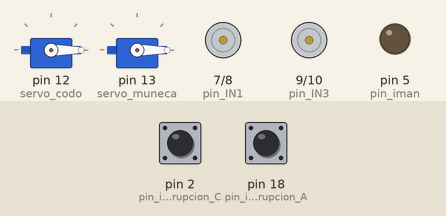
Recording of a program running on a simulated Arduino Mega 2560, built with avr-gcc and run on an emulated ATmega2560. Parts: 2 × servo, motor-driver pin pairs drawn as motors (green arrow = first pin HIGH = forward, orange = second pin HIGH = backward, longer = more drive, scaled by the enable pin), output pins drawn as LEDs (lit = HIGH). Inputs (shaded band) come from the test bench; at power-on: pin 2 (pin_interrupcion_C) HIGH, pin 18 (pin_interrupcion_A) HIGH. What the program prints to the serial monitor is not drawn.

Above: at 0.1 s.
Timing chart, 0 to 1.6 s (numbered marks = the images above):
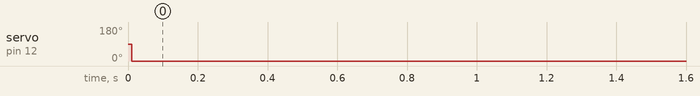

The program:

main.cpp
```cpp
#include <Arduino.h>

#include <Encoder_cintura.h>
#include <Driver_cintura.h>
#include <PID_cintura.h>

#include <Encoder_hombro.h>
#include <Driver_hombro.h>
#include <PID_hombro.h>

#include <Servo.h>

#include <Cinematica.h>
#include <Trayectoria.h>

#include <MandoNunchuck.h>

#include <Electroiman.h>


using namespace std;


//Creamos dos servos
Servo servo_codo, servo_muneca;

// Variables para ver si hay cambio en los servos
float ultimo_codo = 90.0;
float ultima_muneca = 0.0;

unsigned long ultimo_tiempo = 0;
const int ciclo_ms = 10; // El robot pensará cada 10ms (100 veces por segundo)

// --- SEGURO DE EMERGENCIA ---
bool emergencia_activa = false;
unsigned long t_bloqueo_cintura = 0;
unsigned long t_bloqueo_hombro = 0;

const int UMBRAL_CINTURA = 40; // 5.4 grados de margen
const int UMBRAL_HOMBRO = 30;  // 4.3 grados de margen (más relajado para 5000 pasos)
const int TIEMPO_MAX_BLOQUEO_CINTURA = 1000;  // 0.5 segundos
const int TIEMPO_MAX_BLOQUEO_HOMBRO = 1000;  // 0.5 segundos


void disparar_emergencia(String motivo);

void setup()
{
  Serial.begin(115200); // Para ver los pasos en el monitor

  servo_codo.write(90);
  servo_muneca.write(0);
  servo_codo.attach(12);
  servo_muneca.attach(13);

  encoder_cintura_init();
  encoder_hombro_init();
  driver_cintura_init();
  driver_hombro_init();

  nunchuck_init();

  iman_init();

}

void loop()
{

  float pos_objetivo_cintura, pos_objetivo_hombro, objetivo_codo, objetivo_muneca;

  if (millis() - ultimo_tiempo >= ciclo_ms)  //Para no saturar con el nunchuck
  {
    ultimo_tiempo = millis();

    // Si la emergencia ha saltado, bloqueamos todo el pensamiento del robot
    if (emergencia_activa) return;

    manejar_nunchuck_y_cinematica(pos_objetivo_cintura, pos_objetivo_hombro,  objetivo_codo, objetivo_muneca);

    // Solo escribimos al servo si el objetivo ha cambiado realmente
    if (abs(objetivo_codo - ultimo_codo) > 0.5)
    {
        servo_codo.write((int)objetivo_codo);
        ultimo_codo = objetivo_codo;
    }

    if (abs(objetivo_muneca - ultima_muneca) > 0.5)
    {
        servo_muneca.write((int)objetivo_muneca);
        ultima_muneca = objetivo_muneca;
    }


    float u = control_pos_cintura(pos_encoder_cintura, pos_objetivo_cintura);
    float u_hombro = control_pos_hombro(pos_encoder_hombro, pos_objetivo_hombro);


    //CINTURA
    int dir_cintura = (u >= 0) ?  1 : -1;
    float pwr_cintura = fabs(u);

    // Limitamos la potencia máxima para no forzar el driver
    if (pwr_cintura > 200) pwr_cintura = 200;

    // Zona muerta Cintura
    if (fabs(pos_objetivo_cintura - pos_encoder_cintura) < 10)
    {
      pwr_cintura = 0;
    }
    else if (pwr_cintura > 0 && pwr_cintura < 100)
    {
      pwr_cintura = 100;
    }

    // 1. Vigilancia Cintura
    float error_cintura = fabs(pos_objetivo_cintura - pos_encoder_cintura);
    if (pwr_cintura >= 199 && error_cintura > UMBRAL_CINTURA)
    {
      if (t_bloqueo_cintura == 0)
      {
        t_bloqueo_cintura = millis();
      }
      if (millis() - t_bloqueo_cintura > TIEMPO_MAX_BLOQUEO_CINTURA) {
        disparar_emergencia("CINTURA BLOQUEADA");
        return;
      }
    }
    else
    {
      t_bloqueo_cintura = 0;
    }

    // Enviamos orden Cintura
    manejo_driver_cintura(dir_cintura, pwr_cintura, pin_ENA, pin_IN1, pin_IN2);


    //HOMBRO
    int dir_hombro = (u_hombro >= 0) ? -1 : 1;//Confirmar esto
    float pwr_hombro = fabs(u_hombro);

    if (pwr_hombro > 200) pwr_hombro = 200;

    // Zona muerta Hombro
    if (fabs(pos_objetivo_hombro - pos_encoder_hombro) < 10)
    {
      pwr_hombro = 0;
    }
    else if (pwr_hombro > 0 && pwr_hombro < 100)
    {
      pwr_hombro = 100;
    }

    // 2. Vigilancia Hombro
    float error_hombro = fabs(pos_objetivo_hombro - pos_encoder_hombro);
    if (pwr_hombro >= 199 && error_hombro > UMBRAL_HOMBRO)
    {
      if (t_bloqueo_hombro == 0)
      {
        t_bloqueo_hombro = millis();
      }
      if (millis() - t_bloqueo_hombro > TIEMPO_MAX_BLOQUEO_HOMBRO) {
        disparar_emergencia("HOMBRO BLOQUEADO");
        return;
      }
    }
    else
    {
      t_bloqueo_hombro = 0;
    }

    //Enviamos orden hombro
    manejo_driver_hombro(dir_hombro, pwr_hombro, pin_ENB, pin_IN3, pin_IN4);

    nunchuck_debug_teleplot();
    // 1. Posición Objetivo vs Actual (Para ver el error)
    Serial.print(">objetivo_hombro:");
    Serial.println(pos_objetivo_hombro);

    Serial.print(">actual_hombro:");
    Serial.println(pos_encoder_hombro);

    // 2. Potencia aplicada (Para ver si el motor está al límite)
    // Multiplicamos por dir_hombro para ver si la fuerza es hacia arriba o hacia abajo
    Serial.print(">pwr_hombro:");
    Serial.println(pwr_hombro * dir_hombro);

    // 3. Opcional: Ver el error numérico exacto
    Serial.print(">error_hombro:");
    Serial.println(pos_objetivo_hombro - pos_encoder_hombro);

  }


}

void disparar_emergencia(String motivo) {
  emergencia_activa = true;

  // Apagamos drivers de DC inmediatamente
  manejo_driver_cintura(1, 0, pin_ENA, pin_IN1, pin_IN2);
  manejo_driver_hombro(1, 0, pin_ENB, pin_IN3, pin_IN4);

  // Opcional: Detener servos (dejarán de ejercer fuerza)
  servo_codo.detach();
  servo_muneca.detach();

  Serial.println("######################################");
  Serial.print("!!! PARADA DE EMERGENCIA: ");
  Serial.println(motivo);
  Serial.println("######################################");
}


/* Cosas de servo:

// Para movernos con elegancia y no a potencia máxima para cada movimiento con el servo
  for (int pos = 0; pos <= 180; pos += 1) {
    miServo.write(pos); Aquí decimos, servo vete a esta posición o a esta otra.
    delay(15); // Cuanto más delay, más lento irá
  }


*/


/* Cosas antiguas potencia y demás:

  // --- FASE 1: SENSADO Y CÁLCULO (PENSAR) ---
  // Lee el mando, calcula la cinemática y actualiza "pos_objetivo" con el destino final.
  float pos_final=manejar_nunchuck_y_cinematica();

  // Evitamos que el objetivo se salga de los límites físicos (0 a 1200)
  //pos_objetivo = constrain(pos_objetivo, 0, 1200);

  print_encoder_cintura();
  print_PID_cintura();

  // --- FASE 2: CONTROL Y EJECUCIÓN (ACTUAR) ---
  // El PID coge "pos_objetivo" y mueve los motores físicos para llegar a esa meta.
  float u=control_pos_cintura(pos_encoder_cintura, 1200);

  int dir=1;//Dirección de la señal de control
  if(u<0) {
    dir=-1;
  }

  float pwr=fabs(u);//Potencia de la señal de control
  if(pwr>255)//Máximo de potencia
  {
    pwr=255;
  }

  if(pwr>0 && pwr < 50) //Minimo de potencia ya que sino no se mueve por fricción (Hay que ir probando experimentalmente)
  {
    pwr = 100;
  }

  manejo_driver_cintura(dir, pwr, pin_ENA, pin_IN1, pin_IN2);


*/
```

Cinematica.h
```cpp
#include <Arduino.h>
#include <math.h>

bool calcular_cinematica_inversa(double X, double Y, double Z, double phi_deg,
                                 double d1, double d2, double d3, double d4, double h,
                                 double &t1_deg, double &t2_deg, double &t3_deg, double &t4_deg);

void calcular_cinematica_directa(double t1_deg, double t2_deg, double t3_deg, double t4_deg,
                                 double d1, double d2, double d3, double d4, double h,
                                 double &X, double &Y, double &Z);

bool buscar_postura_variable(double X, double Y, double Z,
                             double d1, double d2, double d3, double d4, double h,
                             double &t1_deg, double &t2_deg, double &t3_deg, double &t4_deg);
```

Electroiman.h
```cpp
#include<Arduino.h>

extern const byte pin_iman;

void iman_init();
void activar_iman(int p_iman);
void desactivar_iman(int p_iman);
```

Encoder_cintura.h
```cpp
#include <Arduino.h>

extern volatile long int pos_encoder_cintura;//Usamos extern para que el main pueda ver esta variable
const byte pin_interrupcion_A=18;
const byte pin_interrupcion_B=19;

void encoder_cintura_init();
void manejo_interrupcion_cintura();
void print_encoder_cintura();
```

Encoder_hombro.h
```cpp
#include <Arduino.h>

extern volatile long int pos_encoder_hombro;//Usamos extern para que el main pueda ver esta variable
const byte pin_interrupcion_C=2;
const byte pin_interrupcion_D=3;

void encoder_hombro_init();
void manejo_interrupcion_hombro();
void print_encoder_hombro();
```

MandoNunchuck.h
```cpp
#include <Arduino.h>
#include <WiiChuck.h>
#include <Wire.h>//I2C
#include <Cinematica.h>
#include <Electroiman.h>

void manejar_nunchuck_y_cinematica(float &pasos_cintura, float &pasos_hombro, float &val_codo, float &val_muneca);
void nunchuck_init();
void nunchuck_debug_teleplot();
```

PID_cintura.h
```cpp
#include<Arduino.h>

float control_pos_cintura(float actual, float objetivo);
void print_PID_cintura();
```

PID_hombro.h
```cpp
#include<Arduino.h>

float control_pos_hombro(float actual, float objetivo);
void print_PID_hombro();
```

Trayectoria.h
```cpp
#ifndef TRAYECTORIA_H
#define TRAYECTORIA_H

#include <Arduino.h>
#include "Cinematica.h"

/*
 * Función para generar trayectorias rectas en 3D.
 * Recibe las coordenadas de inicio y fin, el número de pasos,
 * y las medidas físicas del robot.
 */

void trazarLineaRecta(double x_inicio, double y_inicio, double z_inicio,
                      double x_fin, double y_fin, double z_fin, int pasos,
                      double angulo_ataque, double d1, double d2, double d3, double d4, double h,
                      // Punteros a funciones de lectura de encoders
                      long int (*leer_enc_cintura)(), long int (*leer_enc_hombro)(),
                      // Punteros a funciones de control PID
                      float (*calcular_pid_cintura)(int, int), float (*calcular_pid_hombro)(int, int),
                      // Punteros a la función del driver
                      void (*mover_driver)(int, float, int, int, int),
                      // Pines de los drivers pasados por valor
                      int pin_ENA_cintura, int pin_IN1_cintura, int pin_IN2_cintura,
                      int pin_ENA_hombro, int pin_IN1_hombro, int pin_IN2_hombro);

#endif
```

Cinematica.cpp
```cpp
#include <Cinematica.h>

// Añade esta variable al principio de Cinematica.cpp (fuera de las funciones)
double ultimo_phi_exitoso = -45.0;

bool calcular_cinematica_inversa(double X, double Y, double Z, double phi_deg,
                                 double d1, double d2, double d3, double d4, double h,
                                 double &t1_deg, double &t2_deg, double &t3_deg, double &t4_deg) {

    //Convertimos el ángulo de ataque a radianes (Angulo de la herramienta)
    double phi = phi_deg * (PI / 180.0);

    //Giramos la base hasta el punto donde queremos ir (Calculamos angulo de la base)
    double t1 = atan2(Y, X);

    //Calculamos distancia desde centro de la base hasta punto objetivo
    double R = sqrt(X*X + Y*Y);

    //Adaptamos el eje Z invertido (positivo hacia abajo) para el rotulador
    double Z_plan = d1 - Z;

    //Desacople de la muñeca con d4 y h:
    //Calculamos la posición donde debe estar la articulación de la muñeca para que la punta del rotu toque el punto final
    double rw = R - d4 * cos(phi) + h * sin(phi); //Horizontal
    double zw = Z_plan - d4 * sin(phi) - h * cos(phi); //Vertical

    //Caculamos distnacia al punto final
    double D = (rw*rw + zw*zw - d2*d2 - d3*d3) / (2.0 * d2 * d3);

    // Comprobamos si el brazo llega
    if (D > 1.0 || D < -1.0) {
        Serial.print("ERROR: Punto inalcanzable. D = ");
        Serial.println(D);
        return false; // Punto inalcanzable según la ley del coseno
    }

    //Calculamos ángulo del codo
    double t3 = atan2(sqrt(1.0 - D*D), D);

    //Calculamos angulo del hombro
    double t2 = atan2(zw, rw) - atan2(d3 * sin(t3), d2 + d3 * cos(t3));

    //Calculamos angulo de la muñeca
    double t4 = phi - (t2 + t3);

    //Convertimos todo a grados
    t1_deg = t1 * (180.0 / PI);
    t2_deg = t2 * (180.0 / PI);
    t3_deg = t3 * (180.0 / PI);
    t4_deg = t4 * (180.0 / PI);

    Serial.print("Intentando postura -> ");
    Serial.print("Cintura(t1): "); Serial.print(t1_deg);
    Serial.print(" | Hombro(t2): "); Serial.print(t2_deg);
    Serial.print(" | Codo(t3): "); Serial.print(t3_deg);
    Serial.print(" | Muneca(t4): "); Serial.println(t4_deg);

    // 1. Definimos el límite del codo según la posición del hombro
    float limite_codo_max;

    if (t2_deg < -90.0) {
        // Si el hombro está "hacia atrás" (más de 90° hacia arriba/atrás)
        limite_codo_max = 160.0;
    } else {
        // Si el hombro está hacia adelante (cerca de la horizontal 0)
        limite_codo_max = 110.0;
    }

    //Límites de grados para cada articulación
    if (t1_deg < -90 || t1_deg > 90)
    {
        Serial.print("ERROR: t1_deg = ");
        Serial.println(t1_deg);
        return false; // Cintura bloqueada
    }
    if (t2_deg < -180   || t2_deg > 0)
    {
        Serial.print("ERROR: t2_deg = ");
        Serial.println(t2_deg);
        return false; // Hombro no puede bajar del suelo
    }
    if (t3_deg < -90 || t3_deg > limite_codo_max)
    {
        Serial.print("ERROR t3 (Límite: ");
        Serial.print(limite_codo_max);
        Serial.print("): ");
        Serial.println(t3_deg);
        return false; // Codo no puede doblarse al revés
    }
    if (t4_deg < -90 || t4_deg > 130)
    {
        Serial.print("ERROR: t4_deg = ");
        Serial.println(t4_deg);
        return false; // Muñeca no puede doblarse al revés
    }

    return true;
}

// Esta función intenta encontrar una postura válida variando el ángulo de ataque
bool buscar_postura_variable(double X, double Y, double Z,
                             double d1, double d2, double d3, double d4, double h,
                             double &t1_deg, double &t2_deg, double &t3_deg, double &t4_deg) {

    // PRIMERO: Intentamos con el mismo ángulo que funcionó la última vez
    /*if (calcular_cinematica_inversa(X, Y, Z, ultimo_phi_exitoso, d1, d2, d3, d4, h,
                                    t1_deg, t2_deg, t3_deg, t4_deg)) {
        return true;
    }

    // SEGUNDO: Si el anterior ya no sirve, buscamos uno nuevo de 1 en 1 grado
    // Usamos 1 grado en lugar de 5 para que los saltos sean más suaves
    for (double phi_test = -45.0; phi_test >= -90.0; phi_test -= 1.0) {
        if (calcular_cinematica_inversa(X, Y, Z, phi_test, d1, d2, d3, d4, h,
                                        t1_deg, t2_deg, t3_deg, t4_deg)) {
            ultimo_phi_exitoso = phi_test; // Guardamos para la próxima
            return true;
        }
    }

    // Ángulo FIJO ideal para pintar (perpendicular al papel).
    // Ya no dejamos que el robot invente posturas raras.
    double phi_fijo = -45.0;

    // Solo probamos la postura perfecta.
    if (calcular_cinematica_inversa(X, Y, Z, phi_fijo, d1, d2, d3, d4, h,
                                    t1_deg, t2_deg, t3_deg, t4_deg)) {
        return true; // Ha llegado limpiamente
    }

    // Si llega aquí, es que el punto es físicamente imposible con tus límites.
    // Devolvemos false y el robot se quedará congelado en la última posición válida (El muro de cristal).

    return false;*/

    // 1. CERO REBOTES: Intentamos la misma postura exacta que funcionó en el ciclo anterior.
    if (calcular_cinematica_inversa(X, Y, Z, ultimo_phi_exitoso, d1, d2, d3, d4, h,
                                    t1_deg, t2_deg, t3_deg, t4_deg)) {
        return true;
    }

    // 2. ADAPTACIÓN SUAVE: Si la postura anterior choca con un límite,
    // buscamos un ángulo nuevo abriendo en abanico (1º menos, 1º más, 2º menos...).
    // Esto hace que la muñeca se flexione suavemente sin dar tirones bruscos.
    for (double offset = 1.0; offset <= 45.0; offset += 1.0) {

        // Probamos inclinando un poco hacia atrás
        double phi_test_1 = ultimo_phi_exitoso - offset;

        // Respetamos tu límite físico para no romper el servo
        if (phi_test_1 >= -90.0) {
            if (calcular_cinematica_inversa(X, Y, Z, phi_test_1, d1, d2, d3, d4, h,
                                            t1_deg, t2_deg, t3_deg, t4_deg)) {
                ultimo_phi_exitoso = phi_test_1;
                return true;
            }
        }

        // Probamos inclinando un poco hacia adelante (hasta paralelo al suelo 0.0)
        double phi_test_2 = ultimo_phi_exitoso + offset;

        if (phi_test_2 <= 0.0) {
            if (calcular_cinematica_inversa(X, Y, Z, phi_test_2, d1, d2, d3, d4, h,
                                            t1_deg, t2_deg, t3_deg, t4_deg)) {
                ultimo_phi_exitoso = phi_test_2;
                return true;
            }
        }
    }

    // Si probando todo no llega, es el límite absoluto de la física.
    return false;
}

void calcular_cinematica_directa(double t1_deg, double t2_deg, double t3_deg, double t4_deg,
                                 double d1, double d2, double d3, double d4, double h,
                                 double &X, double &Y, double &Z) {
    // Pasar a radianes
    double t1 = t1_deg * (PI / 180.0);
    double t2 = t2_deg * (PI / 180.0);
    double t3 = t3_deg * (PI / 180.0);
    double t4 = t4_deg * (PI / 180.0);

    // Ángulo global de la muñeca (phi)
    double phi = t2 + t3 + t4;

    // Radio horizontal total (R)
    double R = d2 * cos(t2) + d3 * cos(t2 + t3) + d4 * cos(phi) - h * sin(phi);

    // Coordenadas finales
    X = R * cos(t1);
    Y = R * sin(t1);

    // Altura (Z) - Recordando que Z_plan = d1 - Z
    double Z_plan = d2 * sin(t2) + d3 * sin(t2 + t3) + d4 * sin(phi) + h * cos(phi);
    Z = d1 - Z_plan;
}
```

Electroiman.cpp
```cpp
#include<Electroiman.h>

const byte pin_iman=5;

void iman_init()
{
    pinMode(pin_iman, OUTPUT);
    digitalWrite(pin_iman,LOW);//Por seguridad
}

void activar_iman(int p_iman)
{
    digitalWrite(pin_iman,HIGH);
}

void desactivar_iman(int p_iman)
{
    digitalWrite(pin_iman,LOW);
}
```

Estados.cpp
```cpp

```

Vector.cpp
```cpp

```

Driver_cintura.h
```cpp
#include<Arduino.h>

extern const byte pin_IN1;
extern const byte pin_IN2;
extern const byte pin_ENA;

void driver_cintura_init();
void manejo_driver_cintura(int dir, float pwm_val, int PWM, int IN1, int IN2);
```

Driver_hombro.h
```cpp
#include<Arduino.h>

extern const byte pin_IN3;
extern const byte pin_IN4;
extern const byte pin_ENB;

void driver_hombro_init();
void manejo_driver_hombro(int dir, float pwm_val, int PWM, int IN3, int IN4);
```

Source omitted: Encoder_cintura.cpp (1274 bytes), Encoder_hombro.cpp (1273 bytes), PID_cintura.cpp (2560 bytes), PID_hombro.cpp (2066 bytes), Trayectoria.cpp (3207 bytes), Driver_cintura.cpp (723 bytes), Driver_hombro.cpp (721 bytes)

Measured:
- by itself, servo on pin 12 (servo_codo): 90° → 0° at 0.01 s
